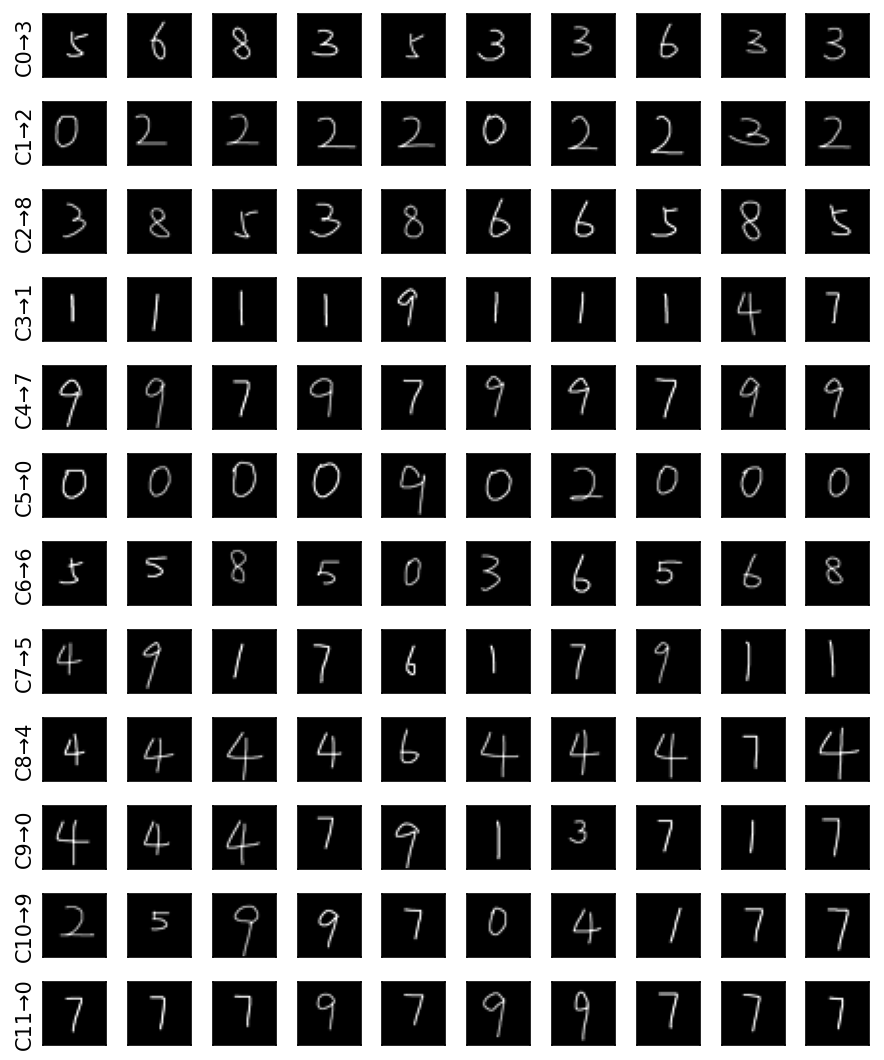
#> input picture Kmean/cluster_samples_train.png, 884 x 1060 px
$ python -i fuzzy_kmeans.py   (imports and definitions only)
#> lines starting #> are read from the running program, lines starting #| are printed output that depends on the picture; after the words box and inside, x2 and y2 are one past the last pixel; in counts of white or black regions, pixels touching at a corner belong together
import os
from typing import Dict

import numpy as np
from PIL import Image


PROJECT_ROOT = os.path.dirname(os.path.dirname(os.path.abspath(__file__)))
DATASET_ROOT = os.path.join(PROJECT_ROOT, "database", "HandwrittenNum")

IMG_SIZE = (32, 32)
NUM_CLASSES = 10
N_CLUSTERS = 10

TRAIN_PER_CLASS = 100
VAL_PER_CLASS = 25

PCA_DIM = 50
MAX_KMEANS_ITERS = 60
MAX_FCM_ITERS = 40
TOL = 1e-5
FUZZINESS = 2.0
RANDOM_SEED = 42
N_INIT = 3
INIT_CONFIDENCE = 0.90
CROP_THRESHOLD = 245


def load_image_as_vector(img_path: str, img_size=(32, 32)) -> np.ndarray:
#> called with img_path = '../Kmean/cluster_samples_train.png', img_size = (32, 32)
    img = Image.open(img_path).convert("L")
    img_array = np.array(img, dtype=np.uint8)
    img_array = crop_foreground(img_array, threshold=CROP_THRESHOLD)
    img_array = pad_to_square(img_array, pad_value=255)

    img = Image.fromarray(img_array)
    try:
        img = img.resize(img_size, Image.Resampling.LANCZOS)
    except AttributeError:
        img = img.resize(img_size, Image.LANCZOS)

    arr = np.array(img, dtype=np.float64) / 255.0
    arr = 1.0 - arr
    return arr.flatten()


def crop_foreground(img_array: np.ndarray, threshold=245) -> np.ndarray:
#> called with threshold = 245
    mask = img_array < threshold
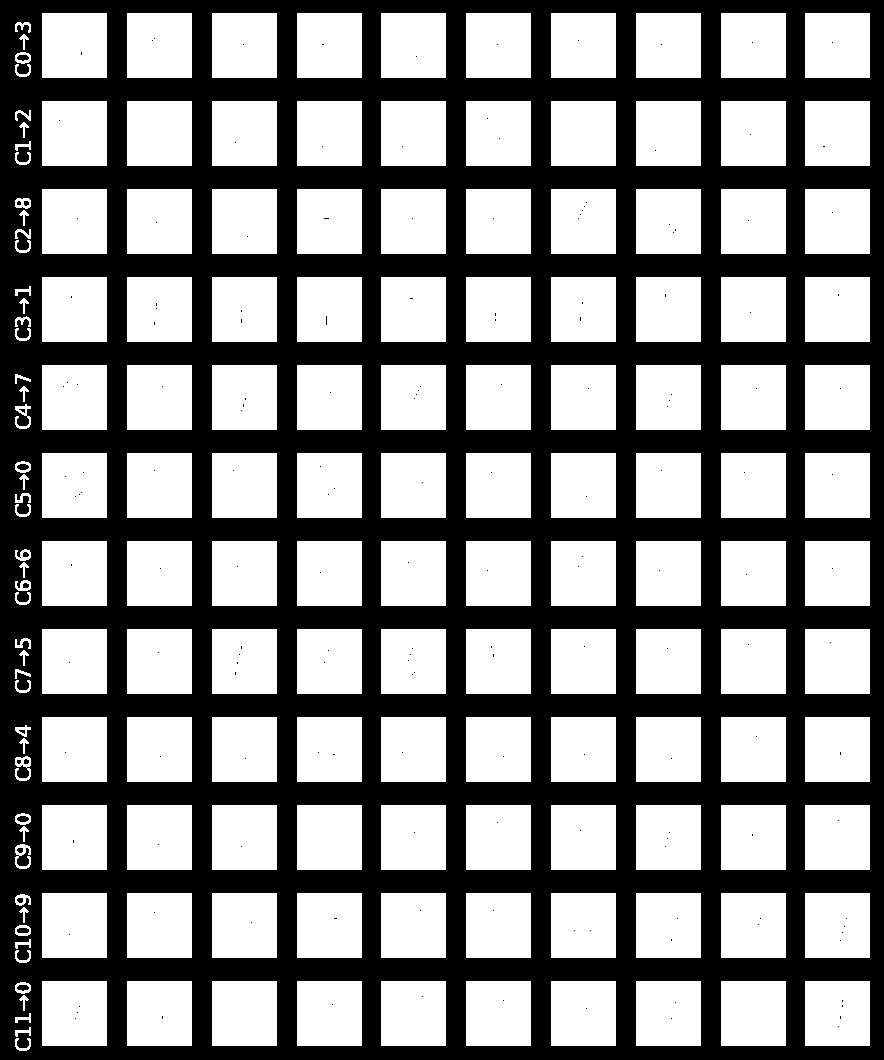
#> mask: shape (1060, 884) bool; 54.5% white; 184 black regions (172 under 20 px), largest, box (x1, y1, x2, y2) and area: (0, 0, 884, 1060) 425466, (17, 464, 29, 470) 56, (17, 816, 29, 822) 56
    coords = np.argwhere(mask)
#> coords = 510867 pairs, first value 13 to 1050, second value 15 to 869

    if coords.size == 0:
        return img_array

    y_min, x_min = coords.min(axis=0)
#> y_min = 13; x_min = 15
    y_max, x_max = coords.max(axis=0)
#> y_max = 1050; x_max = 869
    return img_array[y_min:y_max + 1, x_min:x_max + 1]
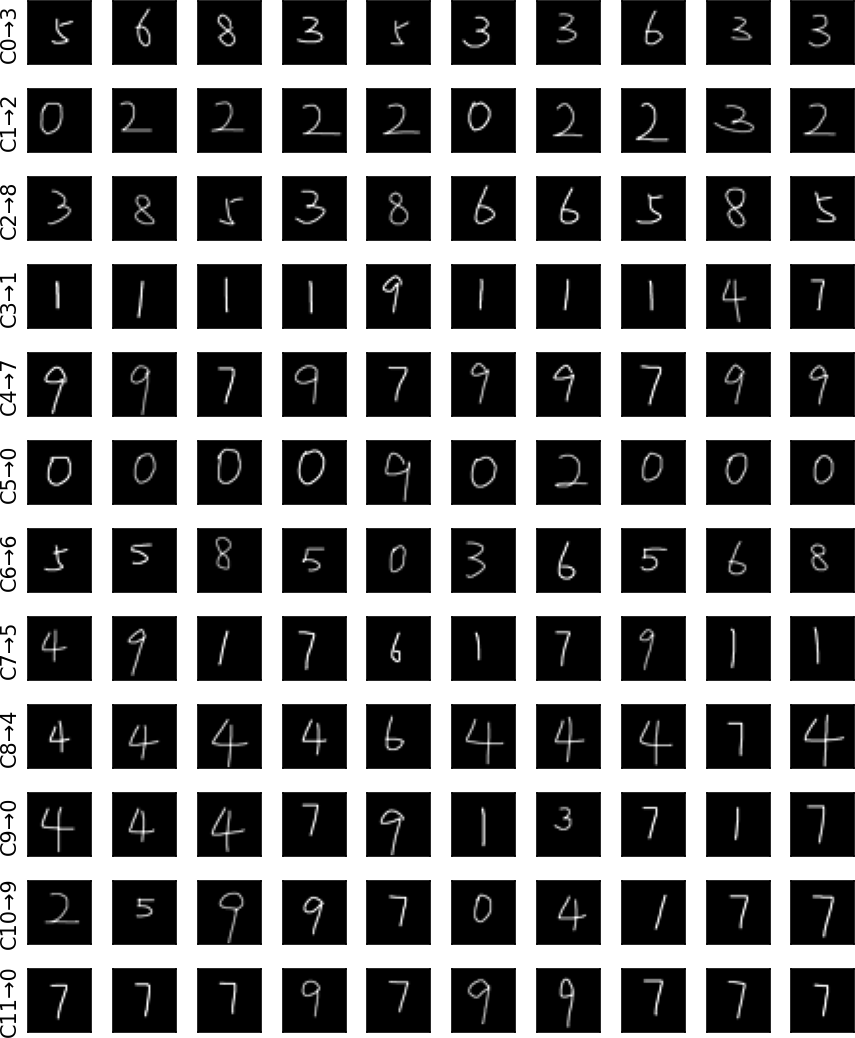
#> returned value: shape (1038, 855); min 0, max 255, mean 114


def pad_to_square(img_array: np.ndarray, pad_value=255) -> np.ndarray:
#> called with pad_value = 255
    height, width = img_array.shape
#> height = 1038; width = 855
    size = max(height, width)
#> size = 1038
    square = np.full((size, size), pad_value, dtype=img_array.dtype)

    y_offset = (size - height) // 2
#> y_offset = 0
    x_offset = (size - width) // 2
#> x_offset = 91
    square[y_offset:y_offset + height, x_offset:x_offset + width] = img_array
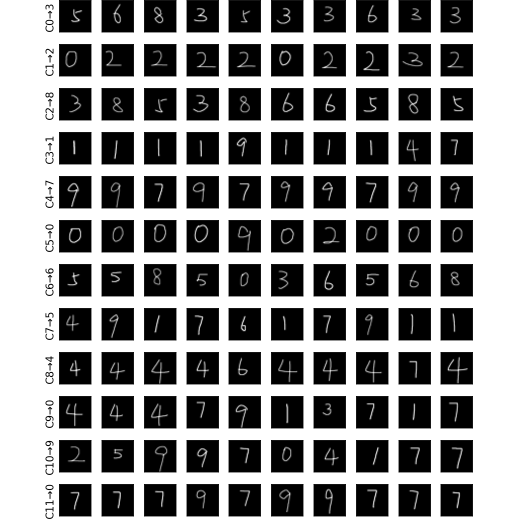
#> square: shape (1038, 1038) (shown at 1/2 size); min 0, max 255, mean 138.9
    return square


# [42 lines left out: functions l2_normalize_rows, standardize_features, load_dataset_fixed_split, not called in this run]


class MyPCA:
    # [15 lines left out: functions __init__, fit, not called in this run]

    def transform(self, X: np.ndarray) -> np.ndarray:
        X = np.asarray(X, dtype=np.float64)
        return (X - self.mean_) @ self.components_.T

    def fit_transform(self, X: np.ndarray) -> np.ndarray:
        self.fit(X)
        return self.transform(X)


# [6 lines left out: function euclidean_distance_squared, not called in this run]


class MyKMeans:
    # [78 lines left out: functions __init__, _init_centers_kmeans_plus_plus, _fit_once, fit, not called in this run]


class FuzzyCMeans:
    # [46 lines left out: functions __init__, _membership_from_labels, _update_centers, _update_membership, not called in this run]

    def _objective_function(self, membership: np.ndarray, distances: np.ndarray) -> float:
        return float(np.sum((membership ** self.fuzziness) * distances))

    # [89 lines left out: functions _fit_once, fit, not called in this run]

    def predict_membership(self, X: np.ndarray) -> np.ndarray:
        distances = euclidean_distance_squared(np.asarray(X, dtype=np.float64), self.centers)
        return self._update_membership(distances)

    def predict(self, X: np.ndarray) -> np.ndarray:
        return np.argmax(self.predict_membership(X), axis=1)


# [81 lines left out: functions build_cluster_class_probability_matrix, build_cluster_class_count_matrix, find_best_one_to_one_mapping, predict_with_cluster_class_probs, predict_from_cluster_ids, not called in this run]


def accuracy_score(y_true: np.ndarray, y_pred: np.ndarray) -> float:
    return float(np.mean(y_true == y_pred))


# [112 lines left out: functions confusion_matrix, print_confusion_matrix, print_membership_examples, main, not called in this run]


# [2 lines not run here, left out]

>>> result = load_image_as_vector('../Kmean/cluster_samples_train.png')
#> in load_image_as_vector, `img = img.resize(img_size, Image.Resampling.LANCZOS)`:
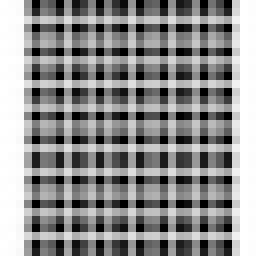
#> img: PIL image 32x32 L (shown 8 times larger); min 0, max 255, mean 142.1
#> in load_image_as_vector, `arr = 1.0 - arr`:
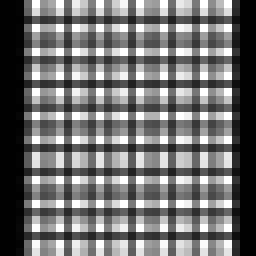
#> arr: shape (32, 32) float64 (shown 8 times larger); min 0, max 1, mean 0.443
#> result = 1024 values, max 1 at index 4, min 0 at index 0, mean 0.443

$ run again, on Kmean/cluster_centers.png
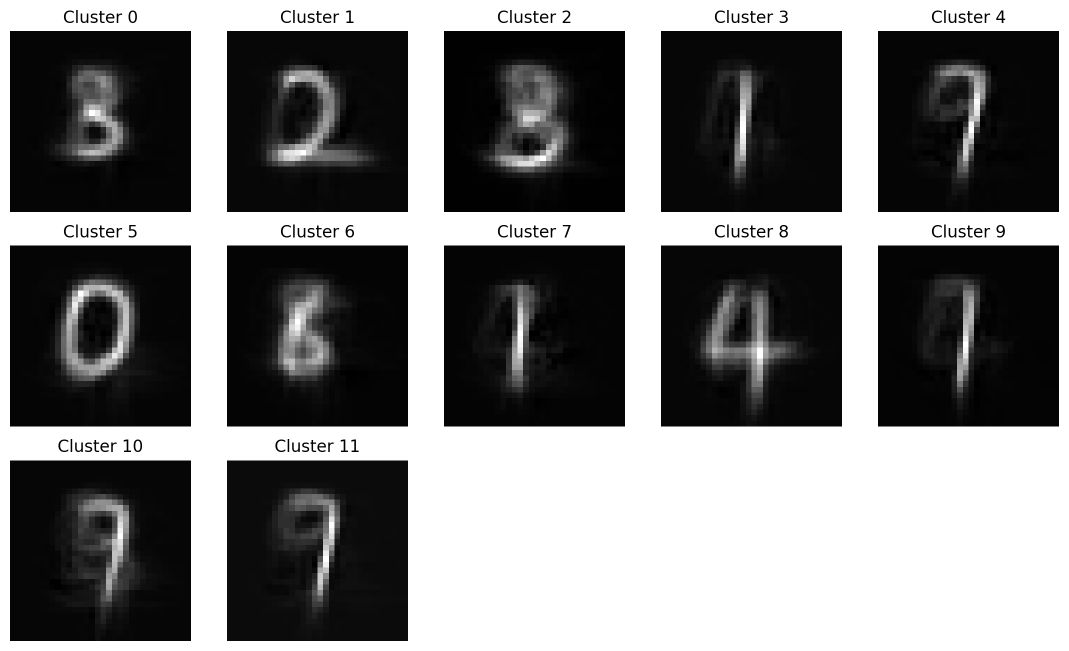
#> input picture Kmean/cluster_centers.png, 2137 x 1302 px (shown at 1/2 size)
#> in crop_foreground, `mask = img_array < threshold`:
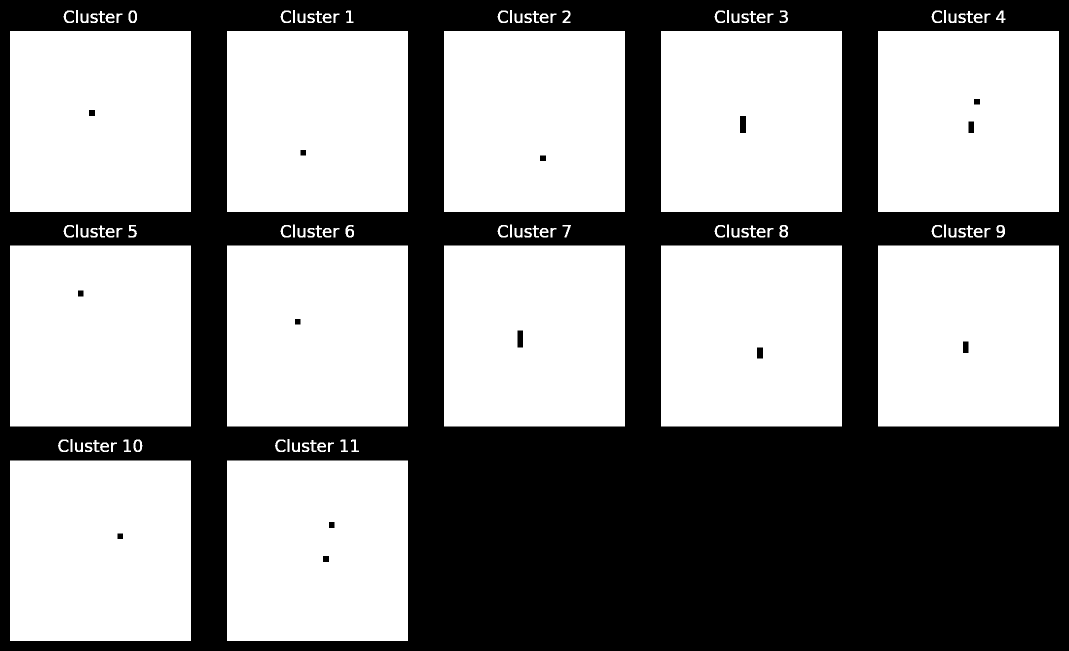
#> mask: shape (1302, 2137) bool (shown at 1/2 size); 57% white; 34 black regions, largest, box (x1, y1, x2, y2) and area: (0, 0, 2137, 1302) 1194040, (1480, 232, 1492, 266) 408, (1035, 661, 1046, 695) 374
#> coords = 1584658 pairs, first value 20 to 1281, second value 20 to 2117
#> y_min = 20
#> y_max = 1281; x_max = 2117
#> in load_image_as_vector, `arr = 1.0 - arr`:
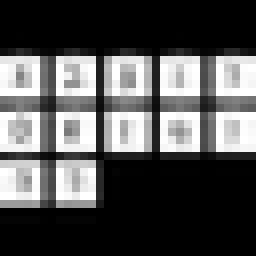
#> arr: shape (32, 32) float64 (shown 8 times larger); min 0, max 1, mean 0.327
#> result = 1024 values, max 1 at index 256, min 0 at index 0, mean 0.327

$ run again, on Kmean/confusion_matrix.png
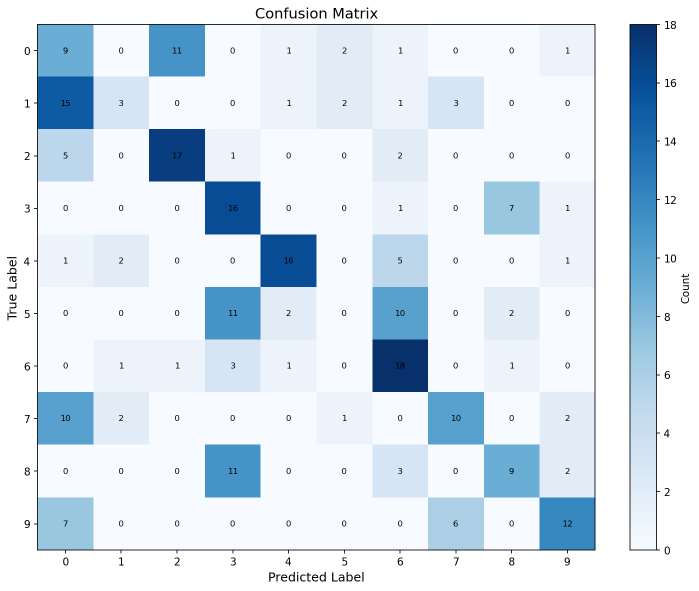
#> input picture Kmean/confusion_matrix.png, 1397 x 1182 px (shown at 1/2 size)
#> in crop_foreground, `mask = img_array < threshold`:
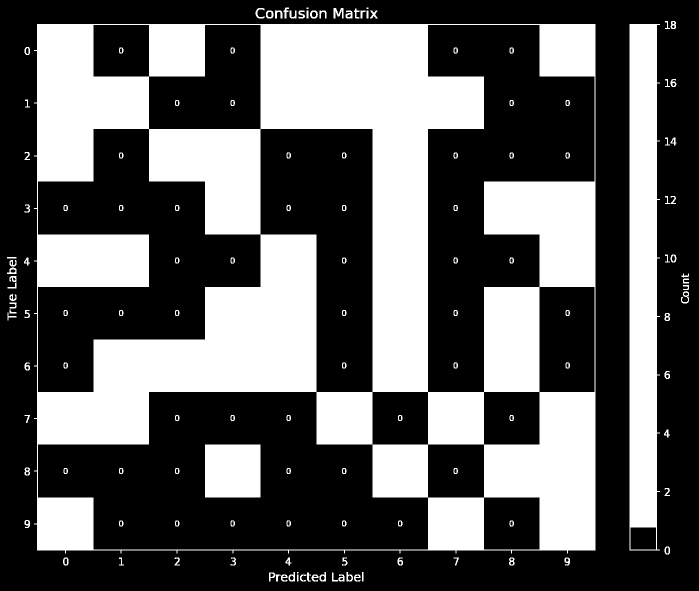
#> mask: shape (1182, 1397) bool (shown at 1/2 size); 37.8% white; 136 white regions (3 under 20 px), largest, box (x1, y1, x2, y2) and area: (68, 48, 1191, 1107) 544980, (1259, 48, 1320, 1101) 55791, (410, 889, 521, 995) 11766
#> coords = 623688 pairs, first value 15 to 1162, second value 14 to 1377
#> y_min = 15; x_min = 14
#> y_max = 1162; x_max = 1377
#> in load_image_as_vector, `arr = 1.0 - arr`:
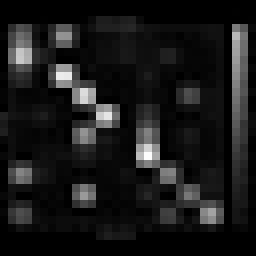
#> arr: shape (32, 32) float64 (shown 8 times larger); min 0, max 0.992, mean 0.0999
#> result = 1024 values, max 0.992 at index 626, min 0 at index 0, mean 0.0999
